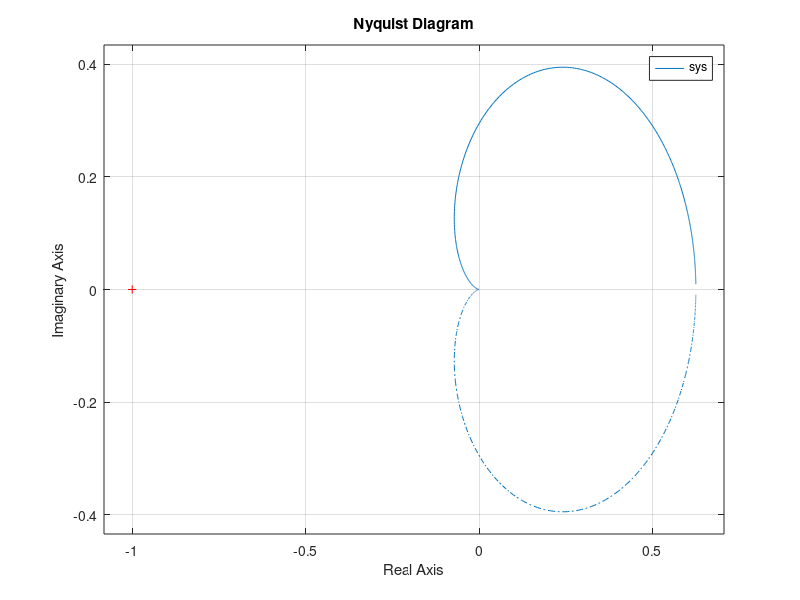

The MATLAB source for this figure:
close all;clc;clear;

kp=1;

num = [kp*12.5];
den = [0.1 -3 20];
sys = tf(num,den);
figure(1); nyquist(sys);
hold on
%figure(2); bode(sys);